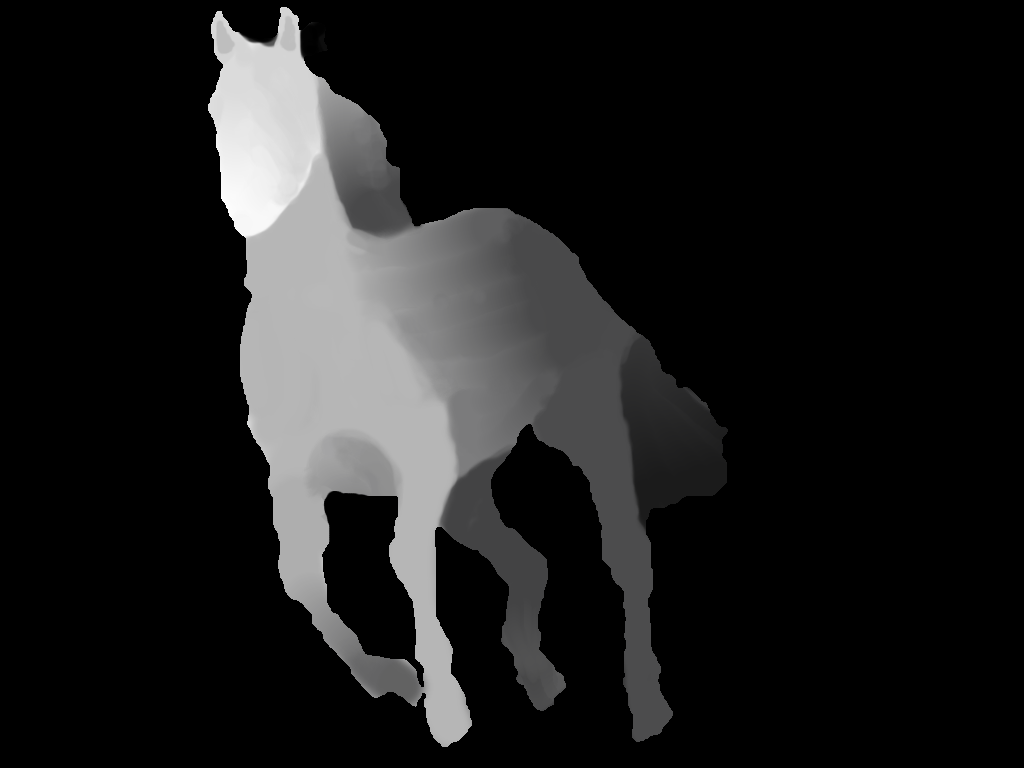
#> input picture depth_maps/depth4.png, 1024 x 768 px
$ python image.py   (Python 2 division)   (older library calls are emulated)
#> lines starting #> are read from the running program, lines starting #| are printed output that depends on the picture
#!/usr/bin/python

import numpy as np
import scipy.misc as spm
import math
from random import *
import time

D = 100

def dist(x1,y1,x2,y2):
	return math.sqrt((x1-x2)*(x1-x2)+(y1-y2)*(y1-y2))

# Generate interesting repeating pattern image
def genRandPattern(height,width):
#> called with height = 100, width = 100
	pat = np.zeros( (height,width,3), dtype=np.uint8)
	for x in range(width):
		for y in range(height):
			pat[y,x] = [randint(0,255),randint(0,255),randint(0,255)]
	return pat

# Generate image to be 3d
def genTestDepthMap(width,height):
	img = np.zeros( (height,width,1), dtype=np.uint8 )
	for x in range(width):
		for y in range(width):
			d = dist(x,y,width/2,height/2)
			if ( d < 100 ):
				img[y,x] = d/10
	return img

def loadDepthMap(img):
#> called with img = './depth_maps/depth4.png'
	return spm.imread(img, flatten=False, mode='L')
#> returned value: shape (768, 1024); min 0, max 253, mean 29.2

def genShiftMap(img,width,height):
	'''
	Shift of z where z is the height causes a rise at x, and a fall at x+D
	'''
	# Apply shift algorithm to make the image 3D
	shift_map = np.zeros( (height,width,1), dtype=np.uint8 )
	for y in range(height):
		for x in range(width):
			if ( img[y,x] > 0 ):
				for x2 in range(x,width,D):
					shift_map[y,x2] += img[y,x]/20
	return shift_map

def genMagicImg(shift_map,pattern,width,height):
	magic_img = np.zeros( (height,width,3), dtype=np.uint8 )
	for y in range(height):
		for x in range(width):
			shift = shiftmap[y,x]
			px = (x+shift)%D
			py = y%D
			magic_img[y,x] = pattern[py,px]
	return magic_img


if __name__ == "__main__":
	t = time.clock()
	dt = time.clock() - t
	print "Null time: %f" % dt
#####################
	t = time.clock()

	pattern = genRandPattern(100,100)

	dt = time.clock() - t
	print "Init: %f" % dt
#####################
	t = time.clock()

	#HEIGHT = 500
	#WIDTH = 1000
	#image = genTestDepthMap(WIDTH,HEIGHT)

	image = loadDepthMap("./depth_maps/depth4.png")
	HEIGHT = image.shape[0]
#> HEIGHT = 768
	WIDTH = image.shape[1]
#> WIDTH = 1024
	print WIDTH,HEIGHT
#| 1024 768


	dt = time.clock() - t
	print "Image generation: %f" % dt
	t = time.clock()

	shiftmap = genShiftMap(image,WIDTH,HEIGHT)
#> after the loop in genShiftMap, `for y in range(height):`:
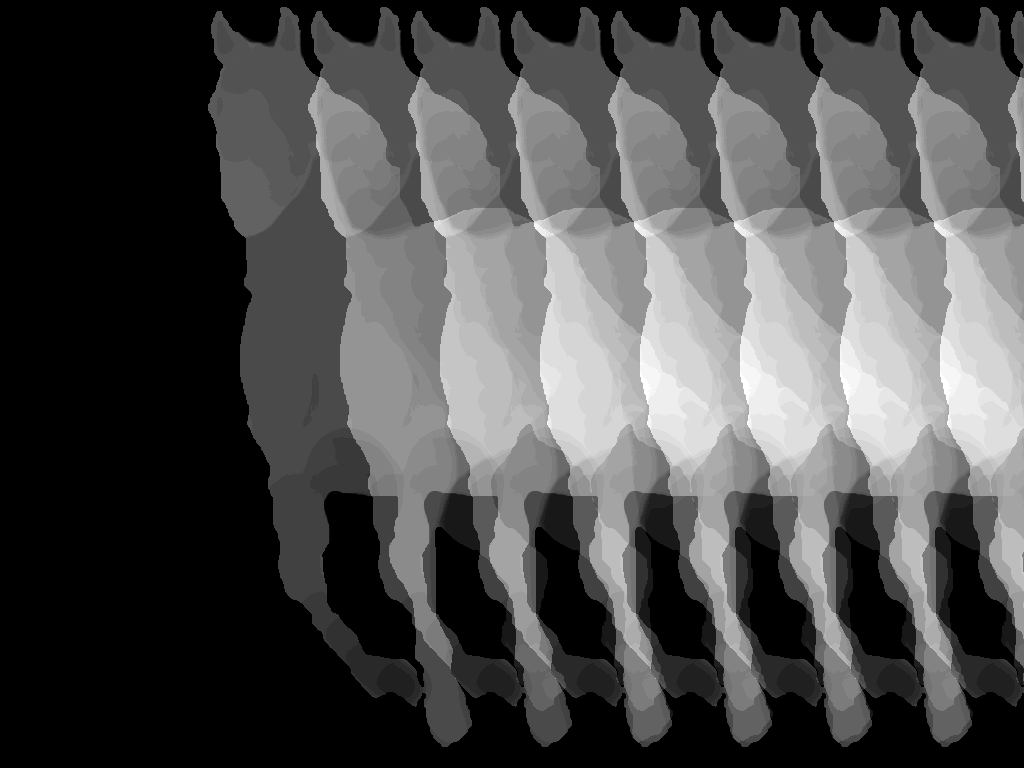
#> shift_map: shape (768, 1024, 1); min 0, max 31, mean 9.5; drawn with min black and max white

	dt = time.clock() - t
	print "Shift map: %f" % dt
#####################
	t = time.clock()

	data = genMagicImg(shiftmap,pattern,WIDTH,HEIGHT)
#> after the loop in genMagicImg, `for y in range(height):`:
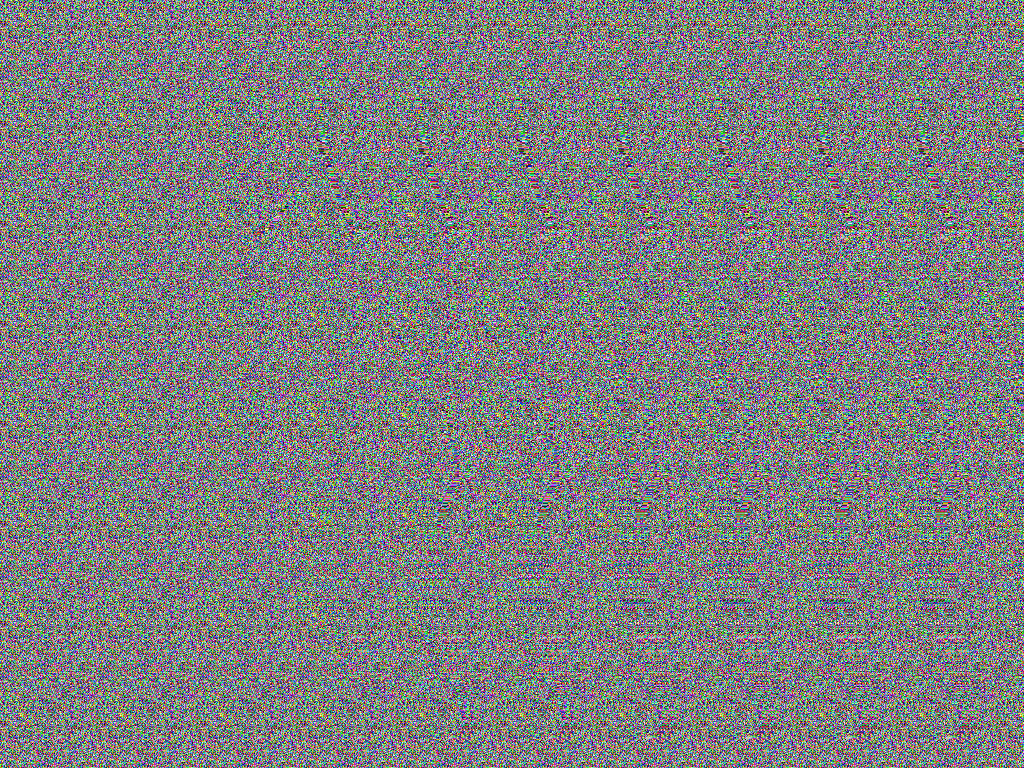
#> magic_img: shape (768, 1024, 3); mean of channels 0, 1, 2 126.2, 127.2, 127.8; drawn as R, G, B

	dt = time.clock() - t
	print "Magic image generation: %f" % dt
#####################
	t = time.clock()

	#img = spm.toimage( data )       # Create a PIL image
	#img.show()
	spm.imsave("out.png",data)

	dt = time.clock() - t
	print "Output: %f" % dt
